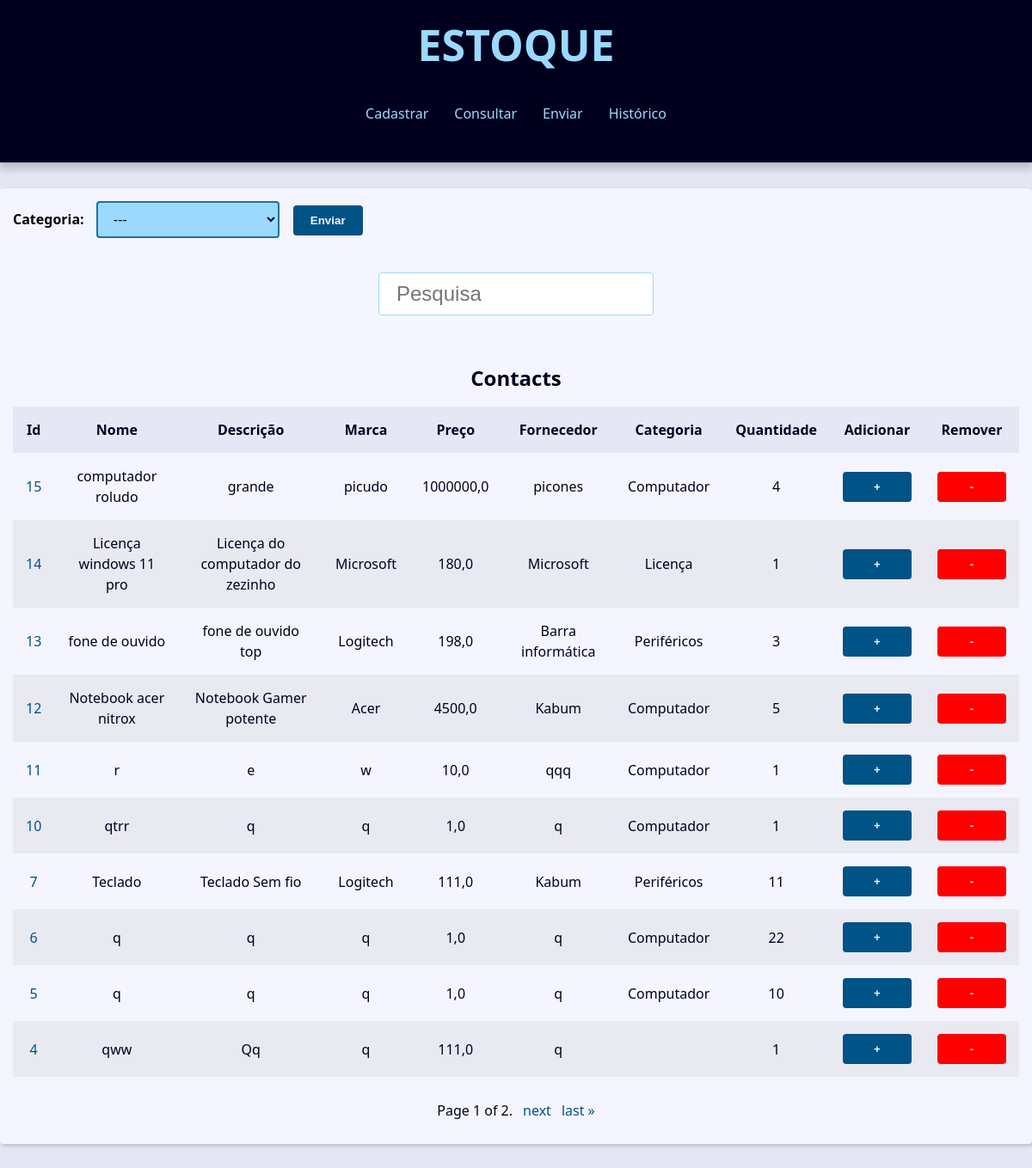
/stock/consulta/, run on the app's committed database.
### stock/models.py (models this page shows, shortened)
class Materias(models.Model):
    name = models.CharField(max_length=70)
    description = models.CharField(max_length=255,blank=True)
    marca = models.CharField(max_length=30)
    modelo = models.CharField(max_length=150,blank=True)
    data = models.DateTimeField(default=timezone.now)
    preco = models.FloatField()
    fornecedor = models.CharField(max_length=40)
    garantia = models.CharField(max_length=40)
    quantidade = models.IntegerField()
    categoria = models.ForeignKey(
        Categoria,
        on_delete=models.SET_NULL,
        blank=True,
        null=True,
    )

class Categoria(models.Model):
    class Meta:
        verbose_name = 'Category' #Singular
        verbose_name_plural = 'Categories' #Plural
    name = models.CharField(max_length=50)
    def __str__(self) -> str:
        return f'{self.name}'

### stock/views/pesquisas_views.py (the view)
# urls.py: path('stock/consulta/',views.consulta, name='consulta'),
def consulta(request):
    item = Materias.objects.all().order_by('-id')
    paginator = Paginator(item,10)
    page_number = request.GET.get("page")
    page_obj = paginator.get_page(page_number)
    categorias = Categoria.objects.all()
    contexto = {
        'page_obj': page_obj,
        'site_title':'Estoque - Consultas',
        'categorias': categorias,
    }
    return render(
        request,
        'stock/consulta.html',
        contexto
    )

### stock/templates/stock/consulta.html (shortened to what this page needs)
{% extends 'global/base.html' %}
{% block content %}
        <form action="{% url 'stock:filtro' %}" method="post">
            <label for="filtro" class="label">Categoria:</label>
            <select id="filtro" class="select" name="categoria">
                <option value="capa" class="option">---</option>
                 <input class="btn" type="submit" value="Enviar" style="margin-left: 2vh;">
            </select>
        </form>
    <div class="search" style="margin: 5vh;">
        <form action="{% url 'stock:pesquisa' %}" method="get">
            <input type="text" class="search-input" placeholder="Pesquisa" id="search" name="q">
        </form>
    </div>
{%if page_obj %}
    <div class="responsive-table">
        <table class="contacts-table">
            <caption class="table-caption">
                Contacts
            </caption>
            <thead>
                <tr class="table-row table-row-header">
                    <th class="table-header" style="text-align: center;">Id</th>
                    <th class="table-header" style="text-align: center;">Nome</th>
                    <th class="table-header" style="text-align: center;">Descrição</th>
                    <th class="table-header" style="text-align: center;">Marca</th>
                    <th class="table-header" style="text-align: center;">Preço</th>
                    <th class="table-header" style="text-align: center;">Fornecedor</th>
                    <th class="table-header" style="text-align: center;">Categoria</th>
                    <th class="table-header" style="text-align: center;">Quantidade</th>
                    <th class="table-header" style="text-align: center;">Adicionar</th>
                    <th class="table-header" style="text-align: center;">Remover</th>
                </tr>
            </thead>
            <tbody>
                {% for item in page_obj%}
                    <tr class="table-row">
                        <td class="table-cel" style="text-align: center;">
                            <a href="{% url 'stock:item' item.id %} " class="table-link">
                                {{item.id}}
                            </a>
                        </td>
                        <td class="table-cel" style="text-align: center;">
                            {{item.name}}
                        </td>
                        <td class="table-cel" style="text-align: center;">
                            {{item.description}}
                        </td>
                        <td class="table-cel" style="text-align: center;">
                            {{item.marca}}
                        </td>
                        <td class="table-cel" style="text-align: center;">
                            {{item.preco}}
                        </td>
                        <td class="table-cel" style="text-align: center;">
                            {{item.fornecedor}}
                        </td>
                        <td class="table-cel" style="text-align: center;">
                            {{item.categoria.name}}
                        <td class="table-cel" style="text-align: center;">
                            {{item.quantidade}}
                        </td>
                        </td>
                        <td class="table-cel">
                            <a href="{% url 'stock:add' item.id %}"><button class="btn" style="width: 10vh;">+</button></a>
                        </td>
                        <td class="table-cel">
                            <a href="{% url 'stock:remove' item.id %}"><button class="btn" style="background-color: red ; width:10vh;">-</button></a>
                        </td>
                    </tr>
                {% endfor %}
            </tbody>
        </table>
    </div>
{% else %}
<div class="single-contact">
    <h1 class="single-contact">
        Nenhum cadastro com esse nome
    </h1>
</div>
{% endif %}
{% endblock content %}

### base_templates/global/base.html (shortened to what this page needs)
{% load static %}
<!DOCTYPE html>
<html lang="pt-br">
<head>
    <link rel="stylesheet" href="{% static 'global/css/style.css' %}">
</head>
<body>
    {% include 'global/partials/header.html' %}
    <main class="content">
        {% block content %} {% endblock content %}
        {% include 'global/partials/paginator.html' %}
    </main>
</body>
</html>

### base_templates/global/partials/header.html
<header class="header">
    <h1 class="header-heading">
        <a href="{% url 'stock:index' %}"class="header-link">
            ESTOQUE
        </a>
    </h1>
    <nav class="menu">
        <ul class="menu-list">
                <li class="menu-item">
                    <a href="{% url 'stock:cadastrar' %}" class="menu-link">Cadastrar</a>
                </li>
                <li class="menu-item">
                    <a href="{% url 'stock:consulta' %}" class="menu-link">Consultar</a>
                </li>
                <li class="menu-item">
                    <a href="{% url 'stock:enviar'%}" class="menu-link">Enviar</a>
                </li>
                <li class="menu-item">
                    <a href="{% url 'stock:historico'%}" class="menu-link">Histórico</a>
                </li>
        </ul>
    </nav>
</header>

### base_templates/global/partials/paginator.html (shortened to what this page needs)
{% if page_obj %}
<div class="pagination">
    <span class="step-links">
        <span class="current">
            Page {{ page_obj.number }} of {{ page_obj.paginator.num_pages }}.
        </span>
        {% if page_obj.has_next %}
            <a href="?page={{ page_obj.next_page_number }}&q={{request.GET.q.strip}}">next</a>
            <a href="?page={{ page_obj.paginator.num_pages }}&q={{request.GET.q.strip}}">last &raquo;</a>
        {% endif %}
    </span>
</div>
{% endif %}

### base_static/global/css/style.css (style rules this page uses)
:root { --spacing: 1.5rem; --link-dark-color: rgb(0, 83, 134); --link-light-color: rgb(156, 217, 255); --clr-white: rgb(245, 245, 255); --clr-black: rgb(0, 0, 30); --clr-light-gray: rgb(230, 230, 245); --clr-dark-shadow-5: rgba(0, 0, 10, 5%); --clr-dark-shadow-10: rgba(0, 0, 10, 10%); --clr-dark-shadow-20: rgba(0, 0, 10, 20%); --clr-light-shadow-5: rgba(200, 200, 255, 5%); --clr-light-shadow-10: rgba(200, 200, 255, 10%); --clr-light-shadow-20: rgba(200, 200, 255, 20%); --main-page-width: 120rem; --table-min-width: 60rem; --biggest-font-size: 5rem; --bigger-font-size: 4rem; --big-font-size: 3.2rem; --medium-font-size: 2.4rem; --small-font-size: 1.6rem; --smaller-font-size: 1.4rem; --smallest-font-size: 1.2rem; --transition-fast: 300ms; --transition-medium: 600ms; --transition-slow: 1s; --default-border-radius: 4px; }
*, *::before, *::after { margin: 0; padding: 0; box-sizing: border-box; }
html { font-size: 62.5%; }
body { font-family: system-ui, -apple-system, BlinkMacSystemFont, 'Segoe UI', Roboto, Oxygen, Ubuntu, Cantarell, 'Open Sans', 'Helvetica Neue', sans-serif; line-height: 1.5; font-size: var(--small-font-size); color: var(--clr-black); -webkit-font-smoothing: antialiased; background: var(--clr-light-gray); }
.header { background: var(--clr-black); padding: var(--spacing); box-shadow: 0 5px 10px 2px var(--clr-dark-shadow-20); z-index: 1; position: relative; }
.header-heading { font-size: var(--biggest-font-size); text-align: center; }
.header-link { color: var(--link-light-color); text-decoration: none; transition: filter var(--transition-fast) ease-in-out; }
.menu { margin: var(--spacing); }
.menu-list { list-style: none; display: flex; justify-content: center; flex-flow: row wrap; }
.menu-link { display: block; padding: var(--spacing); color: var(--link-light-color); text-decoration: none; transition: background-color var(--transition-fast) ease-in-out; border-radius: var(--default-border-radius); }
.content { max-width: var(--main-page-width); margin: calc(var(--spacing) * 2) auto; padding: var(--spacing); background: var(--clr-white); box-shadow: 2px 2px 5px var(--clr-dark-shadow-20); border-radius: var(--default-border-radius); }
.responsive-table { width: 100%; overflow-x: auto; }
.contacts-table { width: 100%; min-width: var(--table-min-width); border-collapse: collapse; }
.table-caption { font-size: var(--medium-font-size); font-weight: bold; padding: var(--spacing); }
.table-row { text-align: left; text-overflow: ellipsis; transition: background-color var(--transition-fast) ease-in-out; }
.table-row:nth-of-type(2n) { background: var(--clr-dark-shadow-5); }
.table-row-header { background: var(--clr-light-gray); color: var(--clr-black); }
.table-cel, .table-header { padding: var(--spacing); }
.table-link { color: var(--link-dark-color); transition: color var(--transition-fast) ease-in-out; text-decoration: none; }
.pagination { margin-top: var(--spacing); display: flex; justify-content: center; padding: calc(var(--spacing) * 0.8); font-size: var(--small-font-size); }
.pagination .step-links { display: flex; gap: calc(var(--spacing) * 0.8); }
.pagination .step-links a { color: var(--link-dark-color); transition: color var(--transition-fast) ease-in-out; text-decoration: none; display: block; }
.search { display: flex; justify-content: center; }
.search-input { font-size: var(--medium-font-size); padding: 1rem 2rem; width: 100%; max-width: 32rem; border-radius: var(--default-border-radius); border: 1px solid var(--link-light-color); }
.btn { background-color: var(--link-dark-color); color: var(--clr-white); font-weight: bold; border: none; padding: 1rem 2rem; border-radius: var(--default-border-radius); cursor: pointer; transition: filter var(--transition-fast) ease-in-out; }
.label { font-size: 16px; font-weight: bold; color: rgb(0, 0, 0); margin-right: 10px; }
.select { font-size: 16px; padding: 10px 14px; border: 2px solid rgb(32, 112, 161); border-radius: 4px; color: rgb(0, 0, 0); background-color: rgb(156, 217, 255); cursor: pointer; }
.option { background-color: rgb(0, 0, 0); color: rgb(156, 217, 255); }
select::after { content: '\25BC'; position: absolute; top: 50%; right: 10px; transform: translateY(-50%); color: white; pointer-events: none; }

### data on the page
Materias: id "15", name "computador roludo", description "grande", marca "picudo", preco "1000000,0", fornecedor "picones", categoria.name "Computador", quantidade "4"
Materias: id "14", name "Licença windows 11 pro", description "Licença do computador do zezinho", marca "Microsoft", preco "180,0", fornecedor "Microsoft", categoria.name "Licença", quantidade "1"
Materias: id "13", name "fone de ouvido", description "fone de ouvido top", marca "Logitech", preco "198,0", fornecedor "Barra informática", categoria.name "Periféricos", quantidade "3"
Materias: id "12", name "Notebook acer nitrox", description "Notebook Gamer potente", marca "Acer", preco "4500,0", fornecedor "Kabum", categoria.name "Computador", quantidade "5"
Materias: id "11", name "r", description "e", marca "w", preco "10,0", fornecedor "qqq", categoria.name "Computador", quantidade "1"
Materias: id "10", name "qtrr", description "q", marca "q", preco "1,0", fornecedor "q", categoria.name "Computador", quantidade "1"
Materias: id "7", name "Teclado", description "Teclado Sem fio", marca "Logitech", preco "111,0", fornecedor "Kabum", categoria.name "Periféricos", quantidade "11"
Materias: id "6", name "q", description "q", marca "q", preco "1,0", fornecedor "q", categoria.name "Computador", quantidade "22"
Materias: id "5", name "q", description "q", marca "q", preco "1,0", fornecedor "q", categoria.name "Computador", quantidade "10"
Materias: id "4", name "qww", description "Qq", marca "q", preco "111,0", fornecedor "q", quantidade "1"

### other printed values
{{ page_obj.number }} "1"
{{ page_obj.paginator.num_pages }} "2"
